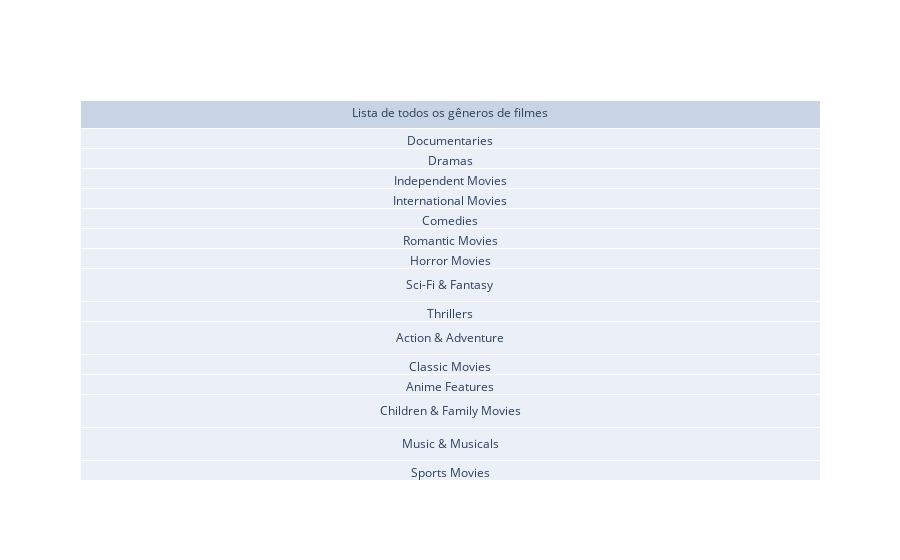

The code cell stored with this chart in its notebook:
### Code cell
fig = go.Figure(data=[go.Table(header=dict(values=['Lista de todos os gêneros de filmes']),cells=dict(values=[resultantList['genero']]))])
fig.show()

### Figure 1 — Plotly figure (JSON) as saved in the notebook; plotly's stock layout.template omitted (floating-point values rounded to 4 significant figures)
{"data": [{"cells": {"values": [["Documentaries", "Dramas", "Independent Movies", "International Movies", "Comedies", "Romantic Movies", "Horror Movies", "Sci-Fi & Fantasy", "Thrillers", "Action & Adventure", "Classic Movies", "Anime Features", "Children & Family Movies", "Music & Musicals", "Sports Movies", "Cult Movies", "Faith & Spirituality", "LGBTQ Movies", "Stand-Up Comedy", "Movies", "Comedy", "Drama", "International", "Action", "Suspense", "Documentary", "Fantasy", "Kids", "Special Interest", "Science Fiction", "Adventure", "Horror", "Sports", "Arts", "Entertainment", "and Culture", "Music Videos and Concerts", "Fitness", "Faith and Spirituality", "Military and War", "Western", "LGBTQ", "Animation", "Young Adult Audience", "Arthouse", "Anime", "Romance", "Talk Show and Variety", "Historical", "Unscripted"]]}, "header": {"values": ["Lista de todos os gêneros de filmes"]}, "type": "table"}], "layout": {}}
